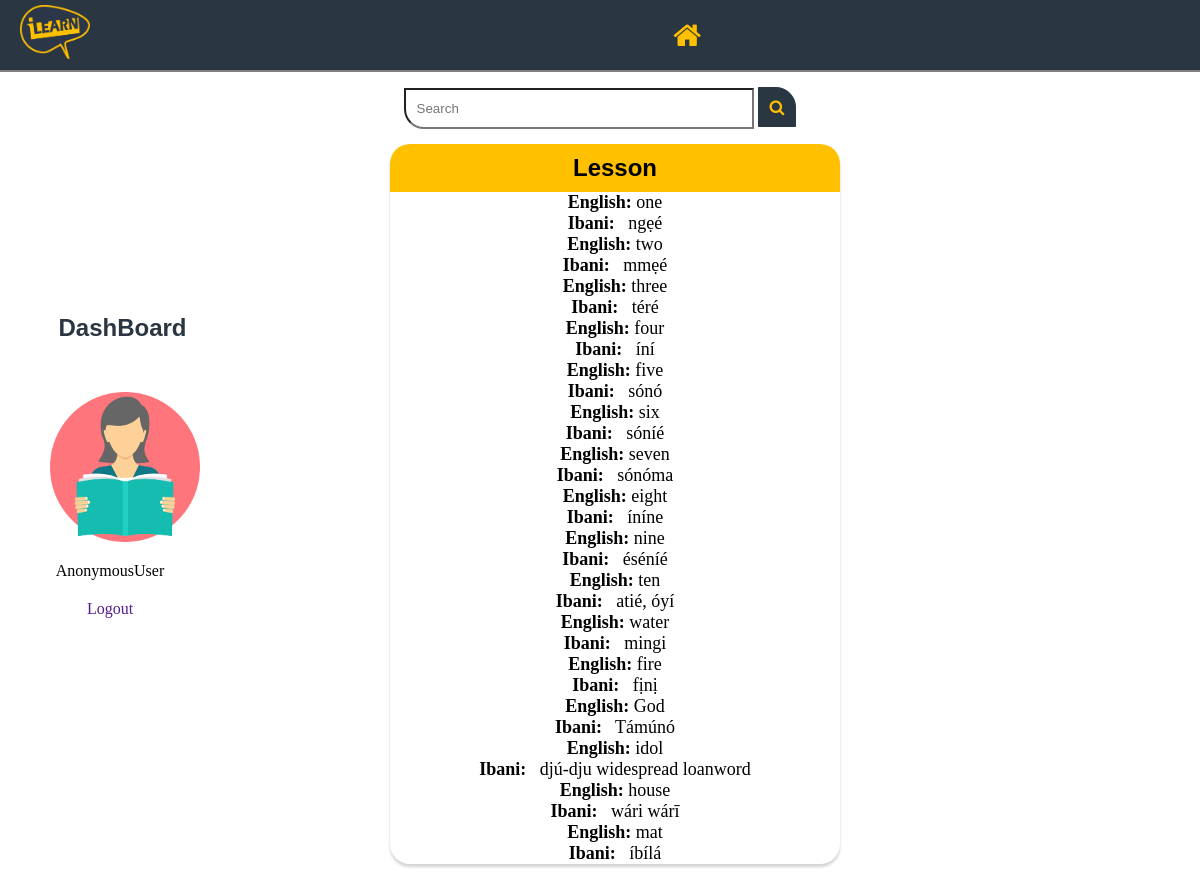
The page /learn/ on the database its author committed.
### iLearn/models.py (models this page shows, shortened)
class Number(models.Model):
    word = models.CharField(max_length=150)
    translation = models.TextField()
    class Meta:
       verbose_name_plural = 'numbers'

### iLearn/views.py (the view)
# urls.py: path('learn/',views.numberView.as_view(),name='learn'),
class numberView(ListView):
    template_name = 'learn.html'
    model = Number
    def get_queryset(self):
        query = self.request.GET.get('keyword')
        object_list = Number.objects.all()
        return object_list

### templates/learn.html (shortened to what this page needs)
{% load static %}
<html lang="en">
<head>
    <link rel="stylesheet" href="../static/font-awesome/font-awesome/css/font-awesome.min.css">
</head>
<body>
        <nav>
           <a href="#"> <img src="../media/iLearn.png" alt="" class="logo"></a>
           <ul>
            <a href="{% url 'home' %} " > <li class ="home fa fa-home"></li></a>
        </ul>
        </nav>
            <div class="search">
                <form action="{% url 'result' %}" method="GET">
            <input type="text" name='keyword' placeholder="Search" class="searchfield">
            <button class="searchbutton fa fa-search" type="submit"></button></form>
        </div>
        <section id="main">
            <div class="dashBoard">
                <h2> DashBoard</h2>
            <img src="../media/home.png" alt="">
            <p>{{ user}}</p>
            <a href="">Logout</a>
            </div>
            <div class="result">
                <h1> Lesson </h1>
                {% block content %}
                {% for words in object_list %}
               <p value='keyword'><strong>English:</strong>  {{ words.word }}</p>
               <p><strong>Ibani:</strong> &nbsp; {{ words.translation }}</p>
                {% endfor %}
                {% endblock %}
            </div>
        </section>
</body>
</html>

### templates/learn.html (style rules this page uses)
* { margin: 0; padding: 0; text-decoration: none; box-sizing: border-box; list-style: none; }
body { background-color: #fff; width: 100%; height: 100vh; }
nav { background-color: #2b3643; padding: 5px 20px; width: 100%; display: flex; justify-content: space-between; border-bottom: 2px solid gray; }
nav a img { width: 70px; }
nav ul { display: flex; justify-content: space-between; margin-right: 40%; }
nav li { padding: 15px; }
ul .home { font-size: 30px; color: #ffc000; }
.search { display: flex; justify-content: center; align-items: center; padding: 15px }
.searchfield { padding: 11px; width: 350px; border-radius: 0px 0px 0px 20px; }
.searchbutton { padding: 11px; border-radius: 0px 20px 0px 0px; color: #ffc000; background-color: #2b3643; border: 1px solid #2b3643; }
#main { display: flex; justify-content: space-between; align-items: center; }
.dashBoard { width: 220px; height: 70vh; padding: 30px; text-align: center; }
.dashBoard h2 { margin: 0px 0px 50px 25px; color: #2b3643; font-family: helvetica; }
.dashBoard p { padding:20px 0px 20px 0px; }
.dashBoard img { width: 150px; margin-left:20px; }
.result { margin:0% 30% 10% 0%; box-shadow: lightgrey 0px 3px 3px 0px; width: 450px; border-radius: 20px; text-align: center; }
.result h1 { background-color: #ffc000; padding: 10px; border-radius: 20px 20px 0px 0px; font-family: helvetica; }
.result p { font-size: 18px; font-family: verdana; }

### rows shown on the page
Number: word "one", translation "ngẹé"
Number: word "two", translation "mmẹé"
Number: word "three", translation "téré"
Number: word "four", translation "íní"
Number: word "five", translation "sónó"
Number: word "six", translation "sóníé"
Number: word "seven", translation "sónóma"
Number: word "eight", translation "íníne"
Number: word "nine", translation "éséníé"
Number: word "ten", translation "atié, óyí"
Number: word "water", translation "mingi"
Number: word "fire", translation "fịnị"
Number: word "God", translation "Támúnó"
Number: word "idol", translation "djú-dju widespread loanword"
Number: word "house", translation "wári wárī"
Number: word "mat", translation "íbílá"

### other values the page prints
{{ user }} "AnonymousUser"
